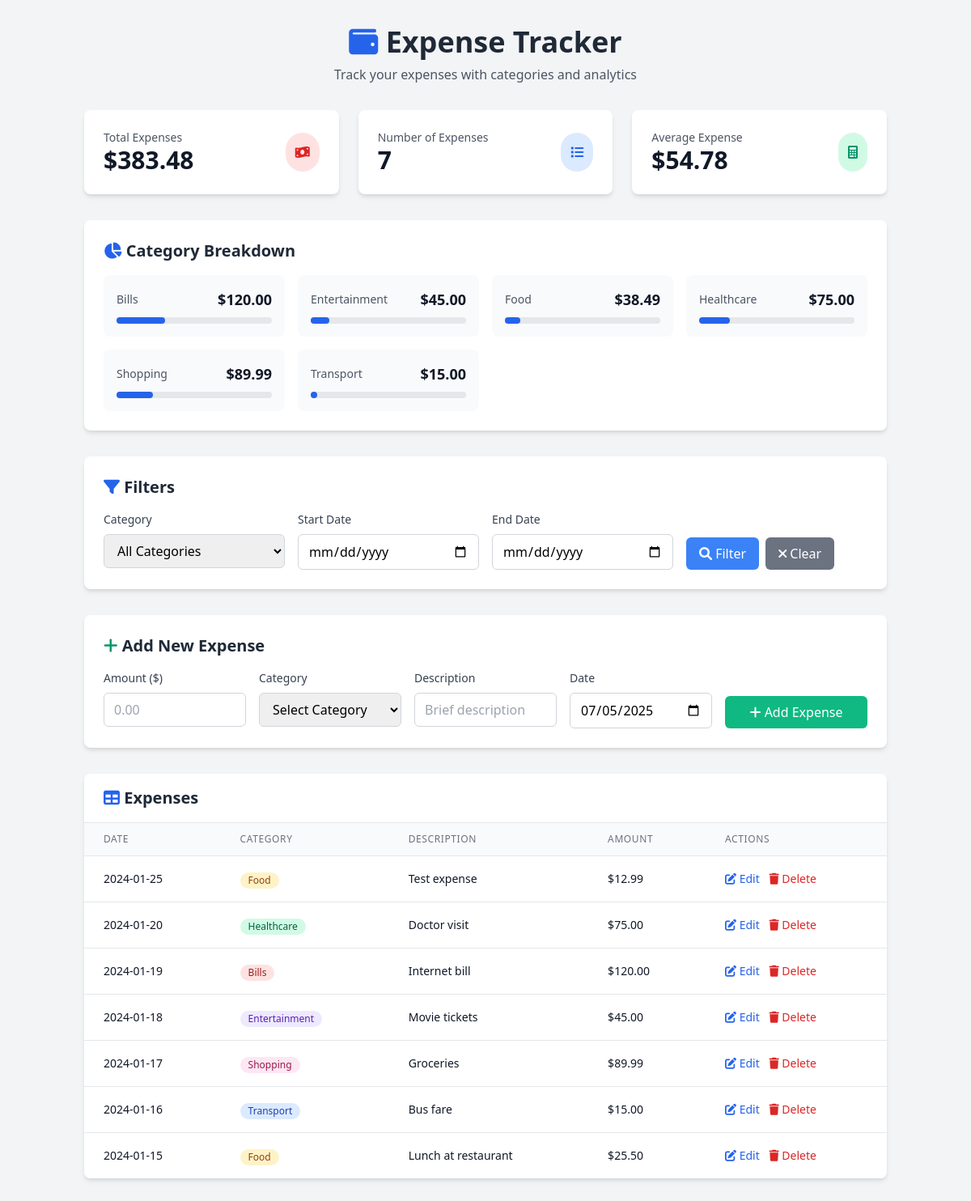
The page / on the database its author committed.
### main.py (models this page shows)
class ExpenseDB(Base):
    __tablename__ = "expenses"
    id = Column(Integer, primary_key=True, index=True)
    amount = Column(Float, nullable=False)
    category = Column(String, nullable=False)
    description = Column(String, nullable=False)
    date = Column(Date, nullable=False)

### main.py (the view)
@app.get("/", response_class=HTMLResponse)
async def home(request: Request, db: Session = Depends(get_db)):
    expenses = db.query(ExpenseDB).order_by(ExpenseDB.date.desc()).all()
    total = db.query(func.sum(ExpenseDB.amount)).scalar() or 0.0
    breakdown_query = db.query(
        ExpenseDB.category,
        func.sum(ExpenseDB.amount).label('total')
    ).group_by(ExpenseDB.category).all()
    breakdown = {category: float(total) for category, total in breakdown_query}
    categories = ['Food', 'Transport', 'Entertainment', 'Shopping', 'Bills', 'Healthcare', 'Other']
    return templates.TemplateResponse(
        "index.html",
        {
            "request": request,
            "expenses": expenses,
            "total": float(total),
            "breakdown": breakdown,
            "categories": categories
        }
    )

### templates/index.html (shortened to what this page needs)
<!DOCTYPE html>
<html lang="en">
<head>
    <link href="https://cdn.jsdelivr.net/npm/tailwindcss@2.2.19/dist/tailwind.min.css" rel="stylesheet">
    <link href="https://cdnjs.cloudflare.com/ajax/libs/font-awesome/6.0.0/css/all.min.css" rel="stylesheet">
</head>
<body class="bg-gray-100 min-h-screen">
    <div class="container mx-auto px-4 py-8">
        <div class="text-center mb-8">
            <h1 class="text-4xl font-bold text-gray-800 mb-2">
                <i class="fas fa-wallet text-blue-600"></i>
                Expense Tracker
            </h1>
            <p class="text-gray-600">Track your expenses with categories and analytics</p>
        </div>
        <div class="grid grid-cols-1 md:grid-cols-3 gap-6 mb-8">
            <div class="bg-white rounded-lg shadow-md p-6">
                <div class="flex items-center justify-between">
                    <div>
                        <p class="text-sm font-medium text-gray-600">Total Expenses</p>
                        <p class="text-3xl font-bold text-gray-900">${{ "%.2f"|format(total) }}</p>
                    </div>
                    <div class="bg-red-100 rounded-full p-3">
                        <i class="fas fa-money-bill-wave text-red-600"></i>
                    </div>
                </div>
            </div>
            <div class="bg-white rounded-lg shadow-md p-6">
                <div class="flex items-center justify-between">
                    <div>
                        <p class="text-sm font-medium text-gray-600">Number of Expenses</p>
                        <p class="text-3xl font-bold text-gray-900">{{ expenses|length }}</p>
                    </div>
                    <div class="bg-blue-100 rounded-full p-3">
                        <i class="fas fa-list text-blue-600"></i>
                    </div>
                </div>
            </div>
            <div class="bg-white rounded-lg shadow-md p-6">
                <div class="flex items-center justify-between">
                    <div>
                        <p class="text-sm font-medium text-gray-600">Average Expense</p>
                        <p class="text-3xl font-bold text-gray-900">
                            ${{ "%.2f"|format(total / expenses|length if expenses|length > 0 else 0) }}
                        </p>
                    </div>
                    <div class="bg-green-100 rounded-full p-3">
                        <i class="fas fa-calculator text-green-600"></i>
                    </div>
                </div>
            </div>
        </div>
        {% if breakdown %}
        <div class="bg-white rounded-lg shadow-md p-6 mb-8">
            <h2 class="text-xl font-bold text-gray-800 mb-4">
                <i class="fas fa-chart-pie text-blue-600"></i>
                Category Breakdown
            </h2>
            <div class="grid grid-cols-1 md:grid-cols-2 lg:grid-cols-4 gap-4">
                {% for category, amount in breakdown.items() %}
                <div class="bg-gray-50 rounded-lg p-4">
                    <div class="flex items-center justify-between">
                        <span class="text-sm font-medium text-gray-600">{{ category }}</span>
                        <span class="text-lg font-bold text-gray-900">${{ "%.2f"|format(amount) }}</span>
                    </div>
                    <div class="w-full bg-gray-200 rounded-full h-2 mt-2">
                        <div class="bg-blue-600 h-2 rounded-full"
                             style="width: {{ (amount / total * 100) if total > 0 else 0 }}%"></div>
                    </div>
                </div>
                {% endfor %}
            </div>
        </div>
        {% endif %}
        <div class="bg-white rounded-lg shadow-md p-6 mb-8">
            <h2 class="text-xl font-bold text-gray-800 mb-4">
                <i class="fas fa-filter text-blue-600"></i>
                Filters
            </h2>
            <form action="/filter" method="get" class="grid grid-cols-1 md:grid-cols-4 gap-4">
                <div>
                    <label class="block text-sm font-medium text-gray-700 mb-2">Category</label>
                    <select name="category" class="w-full px-3 py-2 border border-gray-300 rounded-md focus:outline-none focus:ring-2 focus:ring-blue-500">
                        <option value="">All Categories</option>
                    </select>
                </div>
                <div>
                    <label class="block text-sm font-medium text-gray-700 mb-2">Start Date</label>
                    <input type="date" name="start_date" value="{{ start_date or '' }}"
                           class="w-full px-3 py-2 border border-gray-300 rounded-md focus:outline-none focus:ring-2 focus:ring-blue-500">
                </div>
                <div>
                    <label class="block text-sm font-medium text-gray-700 mb-2">End Date</label>
                    <input type="date" name="end_date" value="{{ end_date or '' }}"
                           class="w-full px-3 py-2 border border-gray-300 rounded-md focus:outline-none focus:ring-2 focus:ring-blue-500">
                </div>
                <div class="flex items-end space-x-2">
                    <button type="submit" class="bg-blue-500 text-white px-4 py-2 rounded-md hover:bg-blue-600 transition-colors">
                        <i class="fas fa-search"></i> Filter
                    </button>
                    <a href="/" class="bg-gray-500 text-white px-4 py-2 rounded-md hover:bg-gray-600 transition-colors">
                        <i class="fas fa-times"></i> Clear
                    </a>
                </div>
            </form>
        </div>
        <div class="bg-white rounded-lg shadow-md p-6 mb-8">
            <h2 class="text-xl font-bold text-gray-800 mb-4">
                <i class="fas fa-plus text-green-600"></i>
                Add New Expense
            </h2>
            <form action="/expenses" method="post" class="grid grid-cols-1 md:grid-cols-2 lg:grid-cols-5 gap-4">
                <div>
                    <label class="block text-sm font-medium text-gray-700 mb-2">Amount ($)</label>
                    <input type="number" name="amount" step="0.01" min="0.01" required
                           class="w-full px-3 py-2 border border-gray-300 rounded-md focus:outline-none focus:ring-2 focus:ring-blue-500"
                           placeholder="0.00">
                </div>
                <div>
                    <label class="block text-sm font-medium text-gray-700 mb-2">Category</label>
                    <select name="category" required
                            class="w-full px-3 py-2 border border-gray-300 rounded-md focus:outline-none focus:ring-2 focus:ring-blue-500">
                        <option value="">Select Category</option>
                    </select>
                </div>
                <div>
                    <label class="block text-sm font-medium text-gray-700 mb-2">Description</label>
                    <input type="text" name="description" required
                           class="w-full px-3 py-2 border border-gray-300 rounded-md focus:outline-none focus:ring-2 focus:ring-blue-500"
                           placeholder="Brief description">
                </div>
                <div>
                    <label class="block text-sm font-medium text-gray-700 mb-2">Date</label>
                    <input type="date" name="date" required
                           class="w-full px-3 py-2 border border-gray-300 rounded-md focus:outline-none focus:ring-2 focus:ring-blue-500">
                </div>
                <div class="flex items-end">
                    <button type="submit"
                            class="w-full bg-green-500 text-white px-4 py-2 rounded-md hover:bg-green-600 transition-colors">
                        <i class="fas fa-plus"></i> Add Expense
                    </button>
                </div>
            </form>
        </div>
        <div class="bg-white rounded-lg shadow-md overflow-hidden">
            <div class="px-6 py-4 border-b border-gray-200">
                <h2 class="text-xl font-bold text-gray-800">
                    <i class="fas fa-table text-blue-600"></i>
                    Expenses
                </h2>
            </div>
            {% if expenses %}
            <div class="overflow-x-auto">
                <table class="min-w-full divide-y divide-gray-200">
                    <thead class="bg-gray-50">
                        <tr>
                            <th class="px-6 py-3 text-left text-xs font-medium text-gray-500 uppercase tracking-wider">Date</th>
                            <th class="px-6 py-3 text-left text-xs font-medium text-gray-500 uppercase tracking-wider">Category</th>
                            <th class="px-6 py-3 text-left text-xs font-medium text-gray-500 uppercase tracking-wider">Description</th>
                            <th class="px-6 py-3 text-left text-xs font-medium text-gray-500 uppercase tracking-wider">Amount</th>
                            <th class="px-6 py-3 text-left text-xs font-medium text-gray-500 uppercase tracking-wider">Actions</th>
                        </tr>
                    </thead>
                    <tbody class="bg-white divide-y divide-gray-200">
                        {% for expense in expenses %}
                        <tr class="hover:bg-gray-50">
                            <td class="px-6 py-4 whitespace-nowrap text-sm text-gray-900">
                                {{ expense.date.strftime('%Y-%m-%d') }}
                            </td>
                            <td class="px-6 py-4 whitespace-nowrap">
                                <span class="inline-flex items-center px-2.5 py-0.5 rounded-full text-xs font-medium
                                           {% if expense.category == 'Food' %}bg-yellow-100 text-yellow-800
                                           {% elif expense.category == 'Transport' %}bg-blue-100 text-blue-800
                                           {% elif expense.category == 'Entertainment' %}bg-purple-100 text-purple-800
                                           {% elif expense.category == 'Shopping' %}bg-pink-100 text-pink-800
                                           {% elif expense.category == 'Bills' %}bg-red-100 text-red-800
                                           {% elif expense.category == 'Healthcare' %}bg-green-100 text-green-800
                                           {% else %}bg-gray-100 text-gray-800{% endif %}">
                                    {{ expense.category }}
                                </span>
                            </td>
                            <td class="px-6 py-4 text-sm text-gray-900">{{ expense.description }}</td>
                            <td class="px-6 py-4 whitespace-nowrap text-sm font-medium text-gray-900">
                                ${{ "%.2f"|format(expense.amount) }}
                            </td>
                            <td class="px-6 py-4 whitespace-nowrap text-sm font-medium space-x-2">
                                <button onclick="openEditModal({{ expense.id }}, {{ expense.amount }}, '{{ expense.category }}', '{{ expense.description }}', '{{ expense.date.strftime('%Y-%m-%d') }}')"
                                        class="text-blue-600 hover:text-blue-900 transition-colors">
                                    <i class="fas fa-edit"></i> Edit
                                </button>
                                <button onclick="deleteExpense({{ expense.id }})"
                                        class="text-red-600 hover:text-red-900 transition-colors">
                                    <i class="fas fa-trash"></i> Delete
                                </button>
                            </td>
                        </tr>
                        {% endfor %}
                    </tbody>
                </table>
            </div>
            {% else %}
            <div class="text-center py-12">
                <i class="fas fa-inbox text-gray-400 text-5xl mb-4"></i>
                <p class="text-gray-500 text-lg">No expenses found. Add your first expense above!</p>
            </div>
            {% endif %}
        </div>
    </div>
</body>
</html>

### rows shown on the page
ExpenseDB: category "Bills", amount "120.00", {{ (amount / total * 100) if total > 0 else 0 }} 31.292375091269424 (drawn), date "2024-01-19", description "Internet bill"
ExpenseDB: category "Entertainment", amount "45.00", {{ (amount / total * 100) if total > 0 else 0 }} 11.734640659226034 (drawn), date "2024-01-18", description "Movie tickets"
ExpenseDB: category "Healthcare", amount "75.00", {{ (amount / total * 100) if total > 0 else 0 }} 19.557734432043393 (drawn), date "2024-01-20", description "Doctor visit"
ExpenseDB: category "Shopping", amount "89.99", {{ (amount / total * 100) if total > 0 else 0 }} 23.466673620527796 (drawn), date "2024-01-17", description "Groceries"
ExpenseDB: category "Transport", amount "15.00", {{ (amount / total * 100) if total > 0 else 0 }} 3.911546886408678 (drawn), date "2024-01-16", description "Bus fare"
ExpenseDB: date "2024-01-25", category "Food", description "Test expense", amount "12.99"
ExpenseDB: date "2024-01-15", category "Food", description "Lunch at restaurant", amount "25.50"

### other values the page prints
{{ "%.2f"|format(total) }} "383.48"
{{ expenses|length }} "7"
{{ "%.2f"|format(total / expenses|length if expenses|length > 0 else 0) }} "54.78"
{{ category }} "Food"
{{ "%.2f"|format(amount) }} "38.49"
